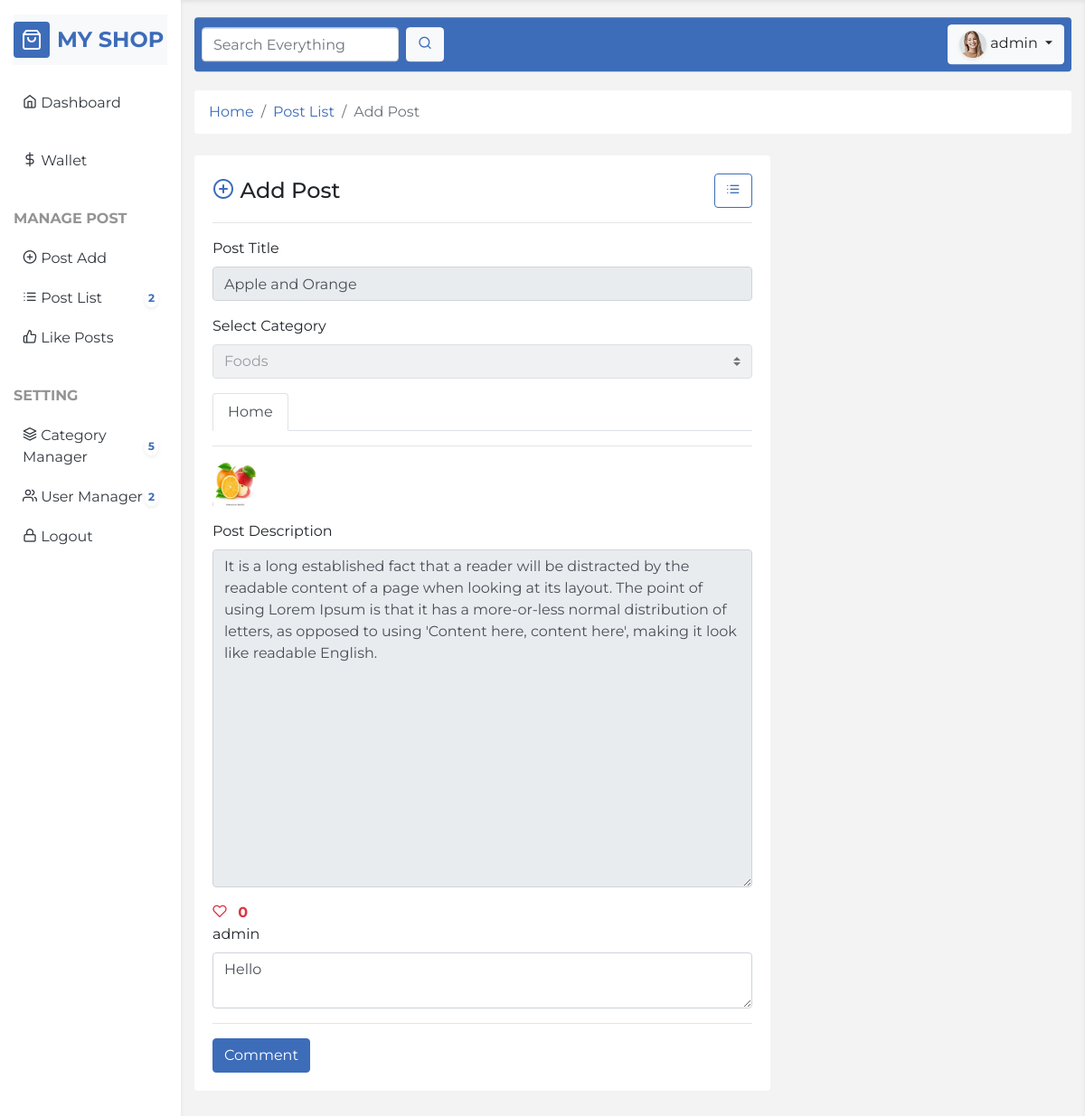
Screenshot of /comment_show.php?id=1 (signed in) with the database file from the repository.
### tables this page shows
CREATE TABLE `posts` (
  `id` int(11) NOT NULL,
  `title` varchar(225) NOT NULL,
  `description` text NOT NULL,
  `ordering` int(11) NOT NULL DEFAULT 0,
  `user_id` int(11) NOT NULL,
  `category_id` int(11) NOT NULL,
  `image` varchar(225) NOT NULL DEFAULT 'default.png',
  `is_publish` enum('0','1') NOT NULL DEFAULT '0',
  `created_at` timestamp NOT NULL DEFAULT current_timestamp()
);

CREATE TABLE `categories` (
  `id` int(11) NOT NULL,
  `title` varchar(225) NOT NULL,
  `user_id` int(11) NOT NULL,
  `ordering` int(11) NOT NULL,
  `created_at` timestamp NOT NULL DEFAULT current_timestamp()
);

CREATE TABLE `comments` (
  `id` int(11) NOT NULL,
  `user_id` int(11) NOT NULL,
  `post_id` int(11) NOT NULL,
  `comment` varchar(255) NOT NULL,
  `created_at` timestamp NOT NULL DEFAULT current_timestamp()
);

CREATE TABLE `users` (
  `id` int(11) NOT NULL,
  `name` varchar(255) NOT NULL,
  `email` varchar(255) NOT NULL,
  `password` varchar(255) NOT NULL,
  `role` enum('0','1','2') NOT NULL DEFAULT '2',
  `photo` varchar(255) NOT NULL DEFAULT 'default.png',
  `money` float NOT NULL,
  `created_at` timestamp NOT NULL DEFAULT current_timestamp()
);

### core/base.php (called while the page is built, shortened)
<?php
function con(){
    return mysqli_connect('localhost','root','','blog');
}
$url = "http://{$_SERVER['HTTP_HOST']}/php/5_sample_blog";
?>

### core/functions.php (called while the page is built, shortened)
<?php
require_once "base.php";
function fetch($sql)
{
    $query = mysqli_query(con(), $sql);
    $row = mysqli_fetch_assoc($query);
    return $row;
}
function fetchAll($sql)
{
    $query = mysqli_query(con(), $sql);
    $rows = [];
    while ($row = mysqli_fetch_assoc($query)) {
        array_push($rows, $row);
    }
    return $rows;
}
function countTotal($table,$condition=1)
{
    $sql = "SELECT COUNT(id) AS COUNTTOTAL FROM $table WHERE $condition";
    $total = fetch($sql);
    return $total['COUNTTOTAL'];
}
function user($id)
{
    $sql = "SELECT * FROM users where id=$id";
    return fetch($sql);
}
function categories()
{
    $sql = "SELECT * FROM categories";
    return fetchAll($sql);
}
function post($id)
{
    $sql = "SELECT * FROM posts WHERE id=$id";
    return fetch($sql);
}
   function comments($condition=1){
    $sql = "SELECT * FROM comments WHERE $condition";
    return fetchAll($sql);
   }

### comment_show.php (the view, shortened to what this page needs)
<?php include "template/header.php"; ?>
<div class="row">
    <div class="col-12">
        <nav aria-label="breadcrumb">
            <ol class="breadcrumb bg-white mb-4">
                <li class="breadcrumb-item"><a href="<?php echo $url; ?>/dashboard.php">Home</a></li>
                <li class="breadcrumb-item"><a href="<?php echo $url; ?>/post_list.php">Post List</a></li>
                <li class="breadcrumb-item active" aria-current="page">Add Post</li>
            </ol>
        </nav>
    </div>
</div>
<div class="row">
    <div class="col-12 col-xl-8">
        <div class="card mb-4">
            <div class="card-body">
                <div class="d-flex justify-content-between align-items-center">
                    <h4 class="mb-0">
                        <i class="feather-plus-circle text-primary"></i> Add Post
                    </h4>
                    <a href="<?php echo $url; ?>/post_list.php" class="btn btn-outline-primary">
                        <i class="feather-list"></i>
                    </a>
                </div>
                <hr>
                <?php
                $id = $_GET['id'];
                $current = post($id);
                ?>
                <form action="comment_upd.php" id="commentUpdForm" method="post" enctype="multipart/form-data">
                    <div class="form-group">
                        <label for="">Post Title</label>
                        <input value="<?php echo $current['title'] ?>" type="text" name="title" class="form-control" required disabled />
                    </div>
                    <div class="form-group">
                        <label for="">Select Category</label>
                        <select name="category_id" id="" class="custom-select" disabled>
                            <?php
                            foreach (categories() as $c) {
                            ?>
                                <option value="<?php echo $c['id'] ?>" <?php echo $c['id'] == $current['category_id'] ? "selected" : "" ?>><?php echo $c['title'] ?></option>
                            <?php
                            }
                            ?>
                        </select>
                    </div>
                    <div class="form-group">
                        <ul class="nav nav-tabs" id="myTab" role="tablist">
                            <li class="nav-item" role="presentation">
                                <a class="nav-link active" id="home-tab" data-toggle="tab" href="#home" role="tab" aria-controls="home" aria-selected="true">Home</a>
                            </li>
                        </ul>
                        <hr>
                        <div class="tab-content" id="myTabContent">
                            <div class="tab-pane fade show active" id="home" role="tabpanel" aria-labelledby="home-tab">
                                <img src="<?= $current['image'] ?>" alt="" style="width:50px;height:50px;">
                            </div>
                        </div>
                    </div>
                    <div class="form-group">
                        <label for="">Post Description</label>
                        <textarea disabled type="text" name="description" class="form-control" rows="15" required><?php echo strip_tags(html_entity_decode($current['description'])); ?></textarea>
                    </div>
                    <div>
                        <?php
                        $sql = "SELECT posts.*,COUNT(posts.id) AS LikesCount FROM posts INNER JOIN post_likes ON posts.id=post_likes.post_id WHERE post_likes.post_id=$id";
                        $row = fetch($sql);
                        ?>
                        <i class="feather-heart fa-fw text-danger"></i>
                        <span id="like-count" class="ml-2 text-danger font-weight-bold"><?php echo $row['LikesCount'] ?></span>
                    </div>
                    <?php
                    if (countTotal('comments', "post_id=$id") != 0) {
                        $currentUser = $_SESSION['user']['id'];
                        foreach (comments("post_id=$id") as $c) {
                            if ($currentUser == $c['user_id']) {
                    ?>
                                <div class="form-group">
                                    <label for=""><?php echo user($c['user_id'])['name']; ?></label>
                                    <textarea class="form-control" name="comment" rows="2 " required><?php echo $c['comment']; ?></textarea>
                                </div>
                        <?php
                            }
                        }
                    }
                    ?>
                    <hr>
                    <button name="commentBtn" class="btn btn-primary">Comment</button>
                </form>
            </div>
        </div>
    </div>
</div>
<?php include "template/footer.php"; ?>

### assets/css/style.css (style rules this page uses)
:root { --primary-soft: #f3f3f3; }
.card { border:none; }

### rows the page displays
posts: title "Apple and Orange", category_id "Foods", image (picture), description "It is a long established fact that a reader will be distracted by the readable content of a page when looking at its layout. The point of using Lorem Ipsum is that it has a more-or-less normal distribution of letters, as opposed to using 'Content here, content here', making it look like readable English."
comments: user.name "admin", comment "Hello"

### other values shown
countTotal('posts') "2"
countTotal('categories') "5"
countTotal('users') "2"
$_SESSION['user']['name'] "admin"
$row['LikesCount'] "0"
